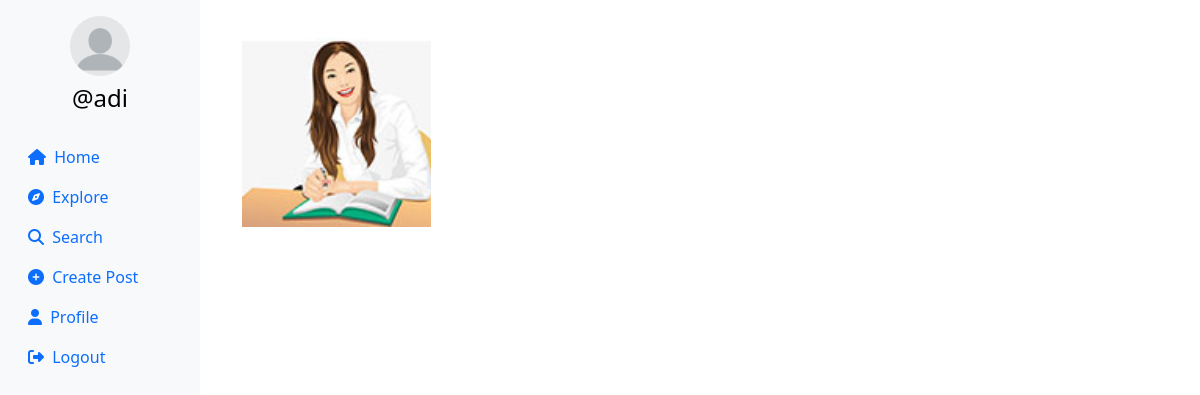
The page /explore (signed in) on the database its author committed.
### userauth/models.py (models this page shows, shortened)
class Profile(models.Model):
    user = models.ForeignKey(User, on_delete=models.CASCADE)
    id_user = models.IntegerField(primary_key=True, default=0)
    bio = models.TextField(blank=True, default='')
    profileimg = models.ImageField(upload_to='profile_images', default='blank-profile-picture.png')
    location = models.CharField(max_length=100, blank=True, default='')

class Post(models.Model):
    id = models.UUIDField(primary_key=True, default=uuid.uuid4)
    user = models.CharField(max_length=100)
    image = models.ImageField(upload_to='post_images')
    caption = models.TextField()
    created_at = models.DateTimeField(default=datetime.now)
    no_of_likes = models.IntegerField(default=0)

### userauth/views.py (the view)
# urls.py: path('explore',views.explore),
@login_required(login_url='/loginn')
def explore(request):
    post=Post.objects.all().order_by('-created_at')
    profile = Profile.objects.get(user=request.user)
    context={
        'post':post,
        'profile':profile
    }
    return render(request, 'explore.html',context)

### templates/explore.html (shortened to what this page needs)
{% load static %}
<!DOCTYPE html>
<html lang="en">
<head>
    <link rel="stylesheet" href="https://maxcdn.bootstrapcdn.com/bootstrap/4.5.2/css/bootstrap.min.css">
    <link href="https://cdn.jsdelivr.net/npm/bootstrap@5.0.2/dist/css/bootstrap.min.css" rel="stylesheet"
>
    <link rel="stylesheet" href="{% static 'css/app.css' %}">
</head>
<body>
    {% load static %}
    <div class="container-fluid">
        <div class="row">
            <nav class="col-md-2 d-none d-md-block sidebar" style="position: fixed;">
                <div class="text-center mt-3">
                    <img src="{{profile.profileimg.url}}" alt="Profile Picture" class="profile-pic">
                    <h4 class="mt-2"><a href="/profile/{{user}}" style="text-decoration:none;">@{{user}}</a></h4>
                </div>
                <ul class="nav flex-column mt-4">
                    <li class="nav-item">
                        <a class="nav-link active" href="/">
                            <i class="fa-solid fa-house mr-1"></i> Home
                        </a>
                    </li>
                    <li class="nav-item">
                        <a class="nav-link" href="/explore">
                            <i class="fa-solid fa-compass mr-1"></i> Explore
                        </a>
                    </li>
                    <li class="nav-item">
                        <a class="nav-link" href="#" data-bs-toggle="modal" data-bs-target="#exampleModal3">
                            <i class="fa-solid fa-magnifying-glass mr-1"></i> Search
                        </a>
                    </li>
                    <li class="nav-item">
                        <a class="nav-link" href="#" data-bs-toggle="modal" data-bs-target="#exampleModal"
                            data-bs-whatever="@getbootstrap">
                            <i class="fa-solid fa-circle-plus mr-1"></i> Create Post
                        </a>
                    </li>
                    <li class="nav-item">
                        <a class="nav-link" href="/profile/{{profile.user}}">
                            <i class="fa-solid fa-user mr-1"></i> Profile
                        </a>
                    </li>
                    <li class="nav-item">
                        <a class="nav-link" href="/logoutt">
                            <i class="fa-solid fa-right-from-bracket mr-1"></i> Logout
                        </a>
                    </li>
                </ul>
            </nav>
            <main role="main" class="col-md-9 ml-sm-auto col-lg-10 px-md-4">
                <div class="container text-center" style="padding: 10px; margin-top:20px;">
                    <div class="row row-cols-3">
                        {% for pos in post %}
                        <div class="col m-2 image_s" style="margin-bottom:10px;">
                            <img class="image__img" src="{{pos.image.url}}" alt="Post Image"
                                style="max-width: 213px; max-height:213px">
                        </div>
                        {% endfor %}
                    </div>
                </div>
            </main>
        </div>
    </div>
</body>
</html>

### templates/explore.html (style rules this page uses)
* { box-sizing: border-box; margin: 0; padding: 0; }
.sidebar { background-color: #f8f9fa; height: 100vh; color: black; }
.profile-pic { width: 60px; height: 60px; border-radius: 50%; object-fit: cover; }
a { color: black; }
.image_s { position: relative; width: 213px; }
.image__img { display: block; width: 100%; }

### rows shown on the page
Profile: profileimg (placeholder picture)
Post: image (picture)

### other values the page prints
{{ user }} "adi"
